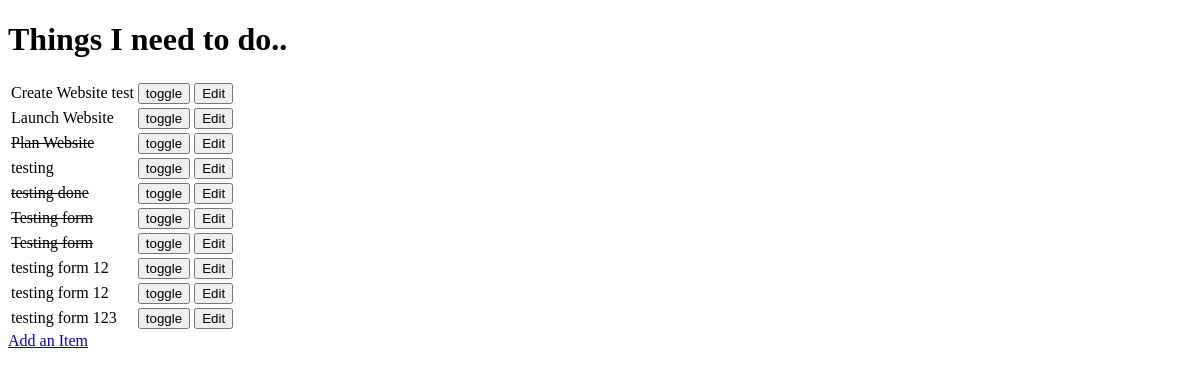
The app's page /, older data.
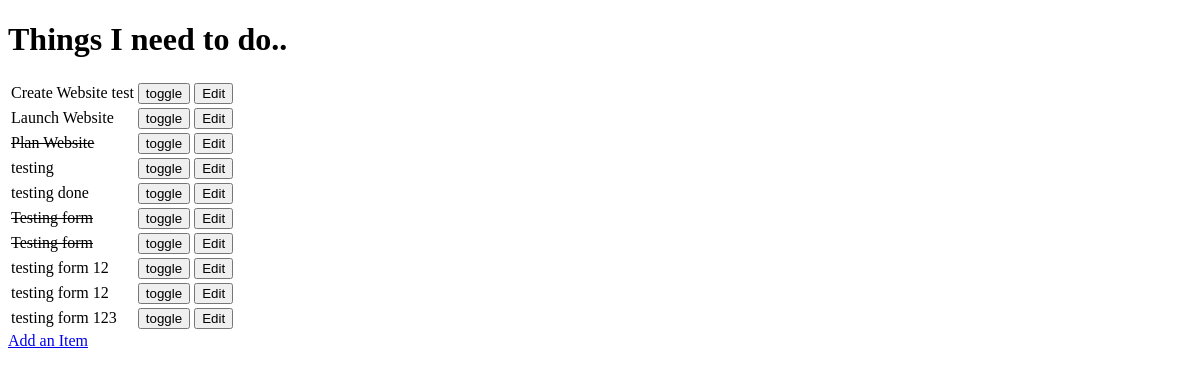
The same page, newer data.
### todo/models.py (models this page shows, shortened)
class Item(models.Model):
    name = models.CharField(max_length=30, blank=False)
    done = models.BooleanField(blank=False, default=False)

### todo/views.py (the view)
# urls.py: url(r'^$', get_todo_list),
def get_todo_list(request):
    results = Item.objects.all()
    return render (request, 'todo_list.html', {'items': results})

### todo/templates/todo_list.html (shortened to what this page needs)
<!DOCTYPE html>
<html lang="en">
<head>
</head>
<body>
<h1>Things I need to do..</h1>
<table>
  {% for item in items%}
    <tr>
    {% if item.done %}
      <td><strike>{{ item.name }}</strike></td>
    {% else %}
      <td>{{ item.name }}</td>
    {% endif %}
    <td>
      <form action="toggle/{{ item.id }}" method="POST">
        <input type="submit" value="toggle">
      </form>
    </td>
      <td>
        <form action="edit/{{ item.id }}" method="GET">
          <input type="submit" value="Edit">
        </form>
      </td>
    </tr>
  {% endfor %}
</table>
<a href="add">Add an Item</a>
</body>
</html>

Row changes from the older to the newer data that the page shows:
changed Item "testing done": done True → False (drawn)
